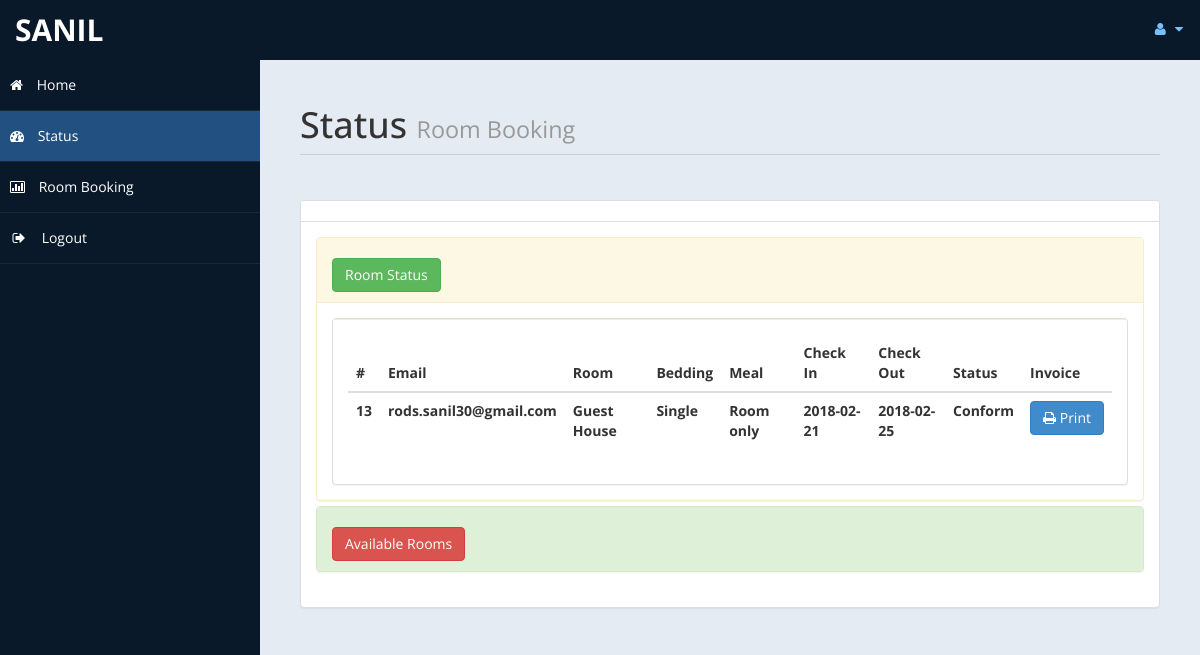
Screenshot of /dashboard.php (signed in) with the database file from the repository.
### tables this page shows
CREATE TABLE IF NOT EXISTS `roombook` (
  `id` int(10) unsigned NOT NULL AUTO_INCREMENT,
  `Email` varchar(50) DEFAULT NULL,
  `TRoom` varchar(20) DEFAULT NULL,
  `Bed` varchar(10) DEFAULT NULL,
  `NRoom` varchar(2) DEFAULT NULL,
  `Meal` varchar(15) DEFAULT NULL,
  `cin` date DEFAULT NULL,
  `cout` date DEFAULT NULL,
  `stat` varchar(15) DEFAULT NULL,
  `nodays` int(11) DEFAULT NULL,
  PRIMARY KEY (`id`)
);

### dashboard.php (the view, shortened to what this page needs)
<!DOCTYPE html>
<html xmlns="http://www.w3.org/1999/xhtml">
<head>
    <link href="admin/assets/css/bootstrap.css" rel="stylesheet" />
    <link href="admin/assets/css/font-awesome.css" rel="stylesheet" />
    <link href="admin/assets/js/morris/morris-0.4.3.min.css" rel="stylesheet" />
    <link href="admin/assets/css/custom-styles.css" rel="stylesheet" />
</head>
<body>
    <div id="wrapper">
        <nav class="navbar navbar-default top-navbar" role="navigation">
            <div class="navbar-header">
                <a class="navbar-brand" href="home.php"> <?php echo $_SESSION["user"]; ?> </a>
            </div>
            <ul class="nav navbar-top-links navbar-right">
                <li class="dropdown">
                    <a class="dropdown-toggle" data-toggle="dropdown" href="#" aria-expanded="false">
                        <i class="fa fa-user fa-fw"></i> <i class="fa fa-caret-down"></i>
                    </a>
                </li>
            </ul>
        </nav>
        <nav class="navbar-default navbar-side" role="navigation">
            <div class="sidebar-collapse">
                <ul class="nav" id="main-menu">
                    <li>
                        <a href="home.php"><i class="fa fa-home"></i> Home</a>
                    </li>
					<li>
                        <a  class="active-menu" href="dashboard.php"><i class="fa fa-dashboard"></i> Status</a>
                    </li>
					<li>
                        <a  href="reservation.php"><i class="fa fa-bar-chart-o"></i> Room Booking</a>
                    </li>
                    <li>
                        <a href="logout.php"><i class="fa fa-sign-out fa-fw"></i> Logout</a>
                    </li>
                </ul>
            </div>
        </nav>
        <div id="page-wrapper">
            <div id="page-inner">
                <div class="row">
                    <div class="col-md-12">
                        <h1 class="page-header">
                            Status <small>Room Booking </small>
                        </h1>
                    </div>
                </div>
				<?php
						include ('db.php');
				?>
					<div class="row">
                <div class="col-md-12">
                    <div class="panel panel-default">
                        <div class="panel-heading">
                        </div>
                        <div class="panel-body">
                            <div class="panel-group" id="accordion">
							<div class="panel panel-warning">
                                    <div class="panel-heading">
                                        <h4 class="panel-title">
                                            <a data-toggle="collapse" data-parent="#accordion" href="#collapseTwo">
											<button class="btn btn-success" type="button">
												 Room Status<span class="badge"></span>
											</button>
											</a>
                                        </h4>
                                    </div>
                                    <div id="collapseTwo" class="panel-collapse in" style="height: auto;">
                                        <div class="panel-body">
                                           <div class="panel panel-default">
                        <div class="panel-body">
                            <div class="table-responsive">
                                <table class="table">
                                    <thead>
                                        <tr>
                                            <th>#</th>
                                            <th>Email</th>
                                            <th>Room</th>
											<th>Bedding</th>
											<th>Meal</th>
											<th>Check In</th>
											<th>Check Out</th>
											<th>Status</th>
											<th>Invoice</th>
                                        </tr>
                                    </thead>
                                    <tbody>
									<?php
									$sql = "SELECT * FROM user WHERE uname = '".$_SESSION['user']."'";
									$result= mysqli_query($con,$sql);
									$row = mysqli_fetch_array($result);
									$em = $row['email'];
									$tsql = "select * from roombook WHERE Email = '".$em."'";
									$tre = mysqli_query($con,$tsql);
									while($trow=mysqli_fetch_array($tre) )
									{
										$id = $trow['id'];
											echo"<tr>
												<th>".$trow['id']."</th>
												<th>".$trow['Email']."</th>
												<th>".$trow['TRoom']."</th>
												<th>".$trow['Bed']."</th>
												<th>".$trow['Meal']."</th>
												<th>".$trow['cin']."</th>
												<th>".$trow['cout']."</th>
												<th>".$trow['stat']."</th>
												<td><a href=print.php?pid=".$id ." <button class='btn btn-primary'> <i class='fa fa-print' ></i> Print</button></td>
												</tr>";
									}
									?>
                                    </tbody>
                                </table>
                            </div>
                        </div>
                    </div>
                                        </div>
                                    </div>
                                </div>
								<div class="panel panel-success">
                                    <div class="panel-heading">
                                        <h4 class="panel-title">
                                            <a data-toggle="collapse" data-parent="#accordion" href="#collapseTo"  class="collapsed">
											<button class="btn btn-danger" type="button">
												 Available Rooms<span class="badge"></span>
											</button>
											</a>
                                        </h4>
                                    </div>
                                </div>
                                </div>
                            </div>
                        </div>
                    </div>
                </div>
            </div>
            </div>
        </div>
</body>
</html>

### admin/assets/css/custom-styles.css (style rules this page uses)
body { font-family: 'Open Sans', sans-serif; }
#wrapper { width: 100%; background:#09192A; }
#page-wrapper { padding: 15px 15px; min-height: 600px; background:#E5EBF2; }
#page-inner { width:100%; margin:10px 20px 10px 0px; background-color:transparent; padding:10px; min-height:1200px; }
h1, .h1, h2, .h2, h3, .h3 { margin-top: 7px; margin-bottom: -5px; }
h4 { padding-top:10px; }
.page-header { padding-bottom: 9px; margin: 10px 0 45px; border-bottom: 1px solid #C7D1DD; }
.panel-default > .panel-heading { color: #000; background-color: #FFFFFF; border-color: #ddd; font-weight:bold; }
.top-navbar { margin:0px; }
.top-navbar .navbar-brand { color: #fff; width: 260px; text-align: left; height: 60px; font-size: 30px; font-weight: 700; text-transform: uppercase; line-height: 30px; }
.top-navbar .nav > li { position: relative; display: inline-block; }
.top-navbar .nav > li > a { position: relative; display: block; padding: 19px 15px; color: #77C0FD; }
.active-menu { background-color:#225081!important; }
.sidebar-collapse , .sidebar-collapse .nav { background:none; }
.sidebar-collapse .nav { padding:0; }
.sidebar-collapse .nav > li > a { color:#fff; background:transparent; text-shadow:none; }
.sidebar-collapse > .nav > li > a { padding:15px 10px; }
.sidebar-collapse > .nav > li { border-bottom: 1px solid rgba(107, 108, 109, 0.19); }
.navbar-side { border:none; background-color: transparent; }
.top-navbar { background:#09192A; border-bottom:none; }
.top-navbar .nav > li > a > i { margin-right: 2px; }
.navbar-default { border:0px solid black; }
.navbar-header { background: #09192A; }
.nav > li > a > i { margin-right:10px; }
@media (min-width:768px) { #page-wrapper { margin: 0 0 0 260px; padding: 15px 30px; min-height: 1200px; } }
@media (min-width:768px) { .navbar-side { z-index: 1; position: absolute; width: 260px; } }
@media (min-width:768px) { .navbar { border-radius: 0px; } }

### rows the page displays
roombook: id "13", Email "rods.sanil30@gmail.com", TRoom "Guest House", Bed "Single", Meal "Room only", cin "2018-02-21", cout "2018-02-25", stat "Conform"

### other values shown
$_SESSION["user"] "SANIL"
